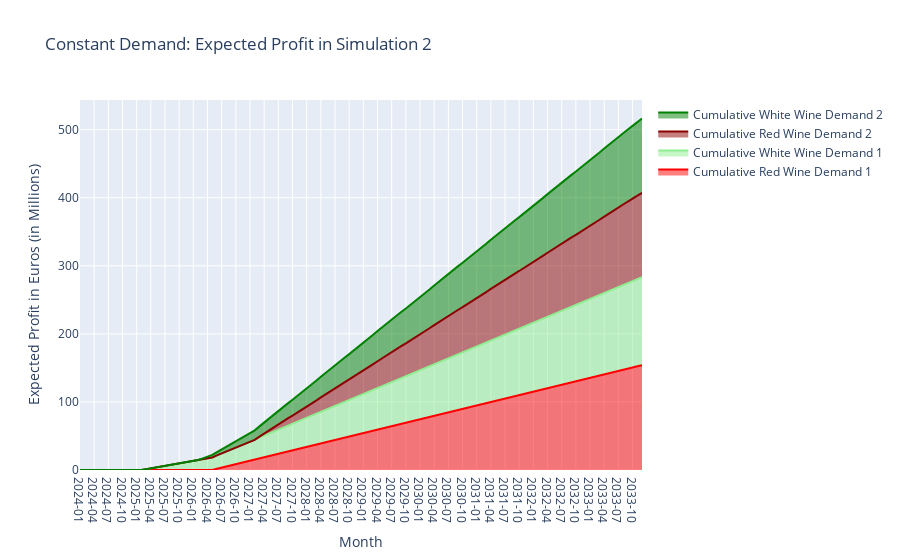

Here is the notebook cell this chart was saved with:
### Code cell
# Assuming df is your DataFrame containing the data
df = df1_sim2.copy()

# Aggregating the total demand for Red and White wine across all months for each country
red_columns_1 = [col for col in df.columns if 'Red_1' in col]
white_columns_1 = [col for col in df.columns if 'White_1' in col]
red_columns_2 = [col for col in df.columns if 'Red_2' in col]
white_columns_2 = [col for col in df.columns if 'White_2' in col]

# Convert 'Month' to datetime for proper sorting and display
df['Month'] = pd.to_datetime(df['Month'])

# Aggregate monthly total demand for Red and White wine across all countries
df['Total_Red_Demand_1'] = df[red_columns_1].sum(axis=1)
df['Total_White_Demand_1'] = df[white_columns_1].sum(axis=1)
df['Total_Red_Demand_2'] = df[red_columns_2].sum(axis=1)
df['Total_White_Demand_2'] = df[white_columns_2].sum(axis=1)

# Calculate cumulative sum for each type of wine
df['Cumulative_Red_Demand_1'] = df['Total_Red_Demand_1'].cumsum() * 125 # 'Red_Wine_1': 125,
df['Cumulative_White_Demand_1'] = df['Total_White_Demand_1'].cumsum() * 90 # 'White_Wine_1': 90,
df['Cumulative_Red_Demand_2'] = df['Total_Red_Demand_2'].cumsum() * 260 # 'Red_Wine_2': 260,
df['Cumulative_White_Demand_2'] = df['Total_White_Demand_2'].cumsum() * 200 # 'White_Wine_2': 200,

# Extracting year-month for the x-axis
df['Year_Month'] = df['Month'].dt.strftime('%Y-%m')

# Create stacked line plot
fig = go.Figure()

# Stacked red wine demand 1
fig.add_trace(go.Scatter(
    x=df['Year_Month'],
    y=df['Cumulative_Red_Demand_1'],
    mode='lines',
    name='Cumulative Red Wine Demand 1',
    stackgroup='one',
    line=dict(color='red')
))

# Stacked white wine demand 1
fig.add_trace(go.Scatter(
    x=df['Year_Month'],
    y=df['Cumulative_White_Demand_1'],
    mode='lines',
    name='Cumulative White Wine Demand 1',
    stackgroup='one',
    line=dict(color='lightgreen')
))

# Stacked red wine demand 2
fig.add_trace(go.Scatter(
    x=df['Year_Month'],
    y=df['Cumulative_Red_Demand_2'],
    mode='lines',
    name='Cumulative Red Wine Demand 2',
    stackgroup='one',
    line=dict(color='darkred')
))

# Stacked white wine demand 2
fig.add_trace(go.Scatter(
    x=df['Year_Month'],
    y=df['Cumulative_White_Demand_2'],
    mode='lines',
    name='Cumulative White Wine Demand 2',
    stackgroup='one',
    line=dict(color='green')
))

fig.update_layout(
    title="Constant Demand: Expected Profit in Simulation 2",
    xaxis_title="Month",
    yaxis_title="Expected Profit in Euros (in Millions)",
    hovermode="x unified",
    xaxis={'type': 'category'},  #
)

fig.show()
